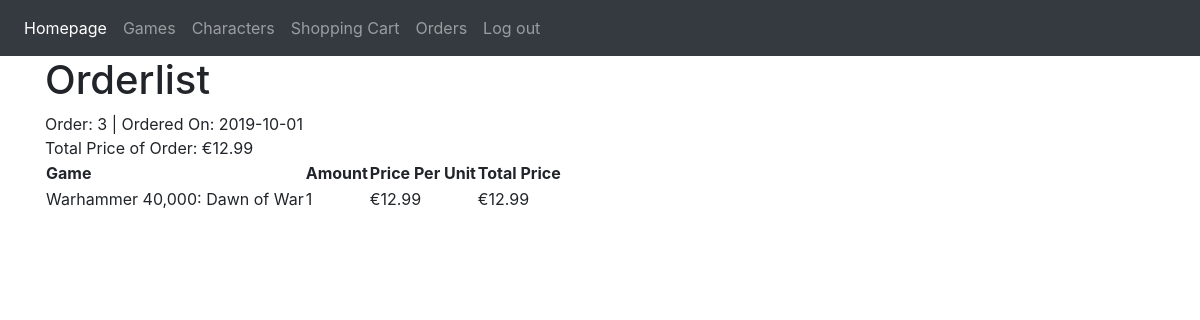
Screenshot of /showallorders.php (signed in) with the database file from the repository.
### tables this page shows
CREATE TABLE `userorder` (
  `orderId` int(11) NOT NULL,
  `userId` int(11) NOT NULL,
  `orderDate` date NOT NULL
);

CREATE TABLE `gamesordered` (
  `gameId` int(11) NOT NULL,
  `orderId` int(11) NOT NULL,
  `amount` int(11) NOT NULL,
  `priceWhenOrdered` double NOT NULL
);

CREATE TABLE `game` (
  `gameId` int(11) NOT NULL,
  `gameTitle` varchar(45) NOT NULL,
  `synopsis` text,
  `price` double DEFAULT NULL,
  `releasedate` date NOT NULL
);

### entities/order.php (called while the page is built, shortened)
<?php
class Order
{
    private $id;
    private $date;
    private $totalPrice;
    private $games = array();
    private function __construct($id, $userId, $date, $totalPrice, $games)
    {
        $this->id = $id;
        $this->date = $date;
        $this->totalPrice = $totalPrice;
        $this->games = $games;
    }
    public function getId()
    {
        return $this->id;
    }
    public function getDate()
    {
        return $this->date;
    }
    public function getTotalPrice()
    {
        return $this->totalPrice;
    }
    public function getGames()
    {
        return $this->games;
    }
}

### data/orderDAO.php (called while the page is built, shortened)
<?php
require_once("entities/order.php");
class OrderDAO
{
    public function getUserOrders($userId)
    {
        $sql = "SELECT uord.*, GROUP_CONCAT(gord.gameId) GameIds
                FROM userorder as uord
                INNER JOIN gamesordered as gord on uord.orderId=gord.orderId
                WHERE uord.userId='$userId'
                GROUP BY uord.orderId";
        $dbh = new PDO(DBConfig::$DB_CONNSTRING, DBConfig::$DB_USERNAME);
        $resultSet = $dbh->query($sql);
        $orderList = array();
        if ($resultSet) {
            foreach ($resultSet as $row) {
                $gameIds = explode(",", $row['GameIds']);
                $totalPrice = 0;
                $subList = array();
                foreach ($gameIds as $game) {
                    $sql2 = "SELECT game.gameTitle, gOrd.amount, gOrd.priceWhenOrdered
                             FROM game
                             INNER JOIN gamesordered as gOrd on gOrd.gameId=game.gameId
                             WHERE game.gameId='$game'
                             AND gOrd.orderId='" . $row['orderId'] . "'";
                    $resultSet2 = $dbh->query($sql2);
                    foreach ($resultSet2 as $row2) {
                        $totalPrice += $row2['amount'] * $row2['priceWhenOrdered'];
                        $info = array($row2['gameTitle'], $row2['amount'], $row2['priceWhenOrdered']);
                        array_push($subList, $info);
                    }
                }
                $order = Order::create($row["orderId"], $row["userId"], $row['orderDate'], $totalPrice, $subList);
                array_push($orderList, $order);
            }
        }
        return $orderList;
    }
}

### business/orderService.php (called while the page is built, shortened)
<?php
require_once("data/orderDAO.php");
class OrderService
{
    public function getUserOrders($id)
    {
        $orderDAO = new OrderDao();
        $game = $orderDAO->getUserOrders($id);
        return $game;
    }
}

### showallorders.php (the view, shortened to what this page needs)
<?php
require_once("business/orderService.php");
$orderSvc  = new OrderService();
$orderList = $orderSvc->getUserOrders($_SESSION['userId']);
function showOrderList($orderlist)
{
    foreach ($orderlist as $order) {
        echo "<div class='listedOrders'>";
        echo ("Order: " . $order->getId() . "  |  Ordered On: " . $order->getDate() . "<br/>");
        echo ("Total Price of Order: €" . $order->getTotalPrice() . "<br/>");
        echo "<table><tr>";
        echo "<th>Game</th> <th>Amount</th> <th>Price Per Unit</th><th>Total Price</th></tr>";
        foreach ($order->getGames() as $game) {
            $totalPrice = $game[1] * $game[2];
            echo "<tr>";
            echo "<td>$game[0]</td>";
            echo "<td>$game[1]</td>";
            echo "<td>€$game[2]</td>";
            echo "<td>€$totalPrice</td>";
            echo "</tr>";
        }
    }
}
include("presentation/orderlist.php");

### presentation/orderlist.php (shortened to what this page needs)
<!DOCTYPE HTML>
<html>
<?php
require_once("presentation/navigation.php");
$nav = new Nav();
?>
<head>
    <?php
    $nav->getViewport();
    $nav->getScriptsAndCSS();
    ?>
</head>
<?php
$nav->getNav();
?>
<body>
    <div class="container">
        <h1>Orderlist</h1>
        <?php
        showOrderList($orderList);
        ?>
    </div>
</body>
</html>

### presentation/navigation.php (shortened to what this page needs)
<?php
class Nav
{
    public function getScriptsAndCSS()
    {
        echo '
    <link rel="stylesheet" href="https://stackpath.bootstrapcdn.com/bootstrap/4.3.1/css/bootstrap.min.css">
    <script src="https://code.jquery.com/jquery-3.3.1.slim.min.js"></script>
    <script src="https://cdnjs.cloudflare.com/ajax/libs/popper.js/1.14.7/umd/popper.min.js"></script>
    <script src="https://stackpath.bootstrapcdn.com/bootstrap/4.3.1/js/bootstrap.min.js"></script>
    ';
    }
    public function getNav()
    {
        echo '
    <header>
    <nav class="navbar navbar-expand-sm bg-dark navbar-dark">
        <ul class="navbar-nav">
            <li class="nav-item active">
                <a class="nav-link" href="./homepage.php">Homepage</a>
            </li>
            <li class="nav-item">
                <a class="nav-link" href="./showallgames.php">Games</a></a>
            </li>
            <li class="nav-item">
                <a class="nav-link" href="./showallcharacters.php">Characters</a>
            </li>';
        if (isset($_SESSION['userId'])) {
            echo '<li class="nav-item">
                <a class="nav-link" href="./showshoppingcart.php">Shopping Cart</a>
            </li>
            <li class="nav-item">
                <a class="nav-link" href="./showallorders.php">Orders</a>
            </li>
            <li class="nav-item">
                <a class="nav-link" href="./functions/logout.php">Log out</a>
            </li>';
        } else {
            echo '<li class="nav-item">
                <a class="nav-link" href="./login.php">Log in</a>
            </li>';
        }
        echo '
        </ul>
    </nav>
</header>';
    }
}

### rows the page displays
userorder: orderId "3", orderDate "2019-10-01", TotalPrice "12.99"
gamesordered: gameId.gameTitle "Warhammer 40,000: Dawn of War", amount "1", priceWhenOrdered "12.99"
